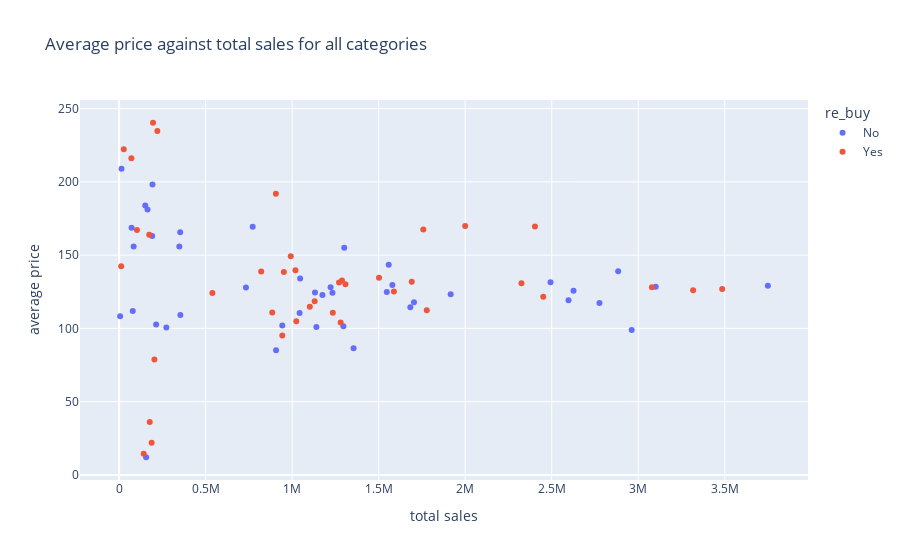

Write notebook code for a chart like this one.
### Markdown cell above
From the second scatter plot below (on average price)

1. There is **no clear trend from scatterplot** between products re_buy.
2. Best selling items have an average price of between $100-150. When thinking of pricing strategy.

### Code cell
g = px.scatter(ratings_df, x='total sales', y='average price', color='re_buy', hover_name='pet_product_category', title='Average price against total sales for all categories')
g.show()

### Figure 1 — Plotly figure (JSON) as saved in the notebook; plotly's stock layout.template omitted (floating-point values rounded to 4 significant figures)
{"data": [{"hovertemplate": "<b>%{hovertext}</b><br><br>re_buy=No<br>total sales=%{x}<br>average price=%{y}<extra></extra>", "hovertext": ["cat snack", "dog snack", "cat toys", "dog toys", "dog supplements", "cat medicine", "cat equipment", "dog equipment", "cat supplements", "cat food", "dog food", "dog medicine", "dog clothes", "cat grooming", "dog accessory", "bird equipment", "fish equipment", "fish toys", "fish snack", "cat bedding", "bird toys", "bird snack", "cat clothes", "dog housing", "cat accessory", "dog grooming", "cat housing", "dog bedding", "bird grooming", "fish clothes", "fish accessory", "fish bedding", "fish grooming", "bird housing", "bird supplements", "bird clothes", "fish medicine", "bird accessory", "bird food", "bird medicine", "bird bedding", "fish supplements", "fish food"], "legendgroup": "No", "marker": {"color": "#636efa", "symbol": "circle"}, "mode": "markers", "name": "No", "orientation": "v", "showlegend": true, "type": "scatter", "x": [3749000, 3101000, 2962000, 2884000, 2776000, 2626000, 2597000, 2493000, 1916000, 1704000, 1683000, 1579000, 1558000, 1547000, 1355000, 1301000, 1296000, 1233000, 1222000, 1175000, 1140000, 1132000, 1046000, 1043000, 943000, 907000, 772000, 733000, 354000, 353000, 348000, 273000, 214000, 193000, 191000, 164000, 156000, 151000, 84000, 79000, 72000, 14000, 6000], "xaxis": "x", "y": [129.2, 128.5, 98.89, 138.9, 117.3, 125.7, 119.1, 131.4, 123.4, 117.8, 114.4, 129.6, 143.5, 124.8, 86.37, 154.9, 101.5, 124.4, 128.1, 122.7, 100.9, 124.5, 134.1, 110.6, 101.9, 85.16, 169.3, 127.9, 109.1, 165.6, 155.9, 100.7, 102.7, 198.2, 163.1, 181.1, 12.05, 183.9, 155.8, 111.9, 168.6, 208.9, 108.3], "yaxis": "y"}, {"hovertemplate": "<b>%{hovertext}</b><br><br>re_buy=Yes<br>total sales=%{x}<br>average price=%{y}<extra></extra>", "hovertext": ["cat equipment", "dog equipment", "dog snack", "cat food", "cat toys", "dog medicine", "dog toys", "cat snack", "cat medicine", "dog bedding", "cat supplements", "cat accessory", "dog food", "dog grooming", "cat bedding", "dog accessory", "dog housing", "dog supplements", "cat clothes", "cat housing", "bird snack", "fish toys", "bird equipment", "dog clothes", "fish equipment", "fish snack", "cat grooming", "bird toys", "bird accessory", "fish housing", "bird clothes", "fish medicine", "fish supplements", "bird supplements", "bird food", "bird medicine", "fish food", "bird housing", "bird bedding"], "legendgroup": "Yes", "marker": {"color": "#EF553B", "symbol": "circle"}, "mode": "markers", "name": "Yes", "orientation": "v", "showlegend": true, "type": "scatter", "x": [3485000, 3317000, 3079000, 2451000, 2403000, 2325000, 2000000, 1778000, 1758000, 1691000, 1588000, 1502000, 1308000, 1288000, 1280000, 1271000, 1235000, 1130000, 1102000, 1024000, 1019000, 992000, 952000, 943000, 906000, 885000, 821000, 539000, 221000, 204000, 196000, 188000, 177000, 174000, 142000, 103000, 71000, 27000, 12000], "xaxis": "x", "y": [126.8, 126.1, 128.1, 121.6, 169.5, 130.8, 169.8, 112.4, 167.5, 131.7, 125.2, 134.5, 130.2, 132.7, 104.0, 131.3, 110.6, 118.4, 114.8, 104.9, 139.6, 149.2, 138.5, 95.18, 192.0, 110.9, 138.8, 124.1, 234.7, 78.75, 240.3, 22.01, 36.11, 164.0, 14.42, 167.2, 216.0, 222.3, 142.4], "yaxis": "y"}], "layout": {"legend": {"title": {"text": "re_buy"}, "tracegroupgap": 0}, "title": {"text": "Average price against total sales for all categories"}, "xaxis": {"anchor": "y", "domain": [0, 1], "title": {"text": "total sales"}}, "yaxis": {"anchor": "x", "domain": [0, 1], "title": {"text": "average price"}}}}
